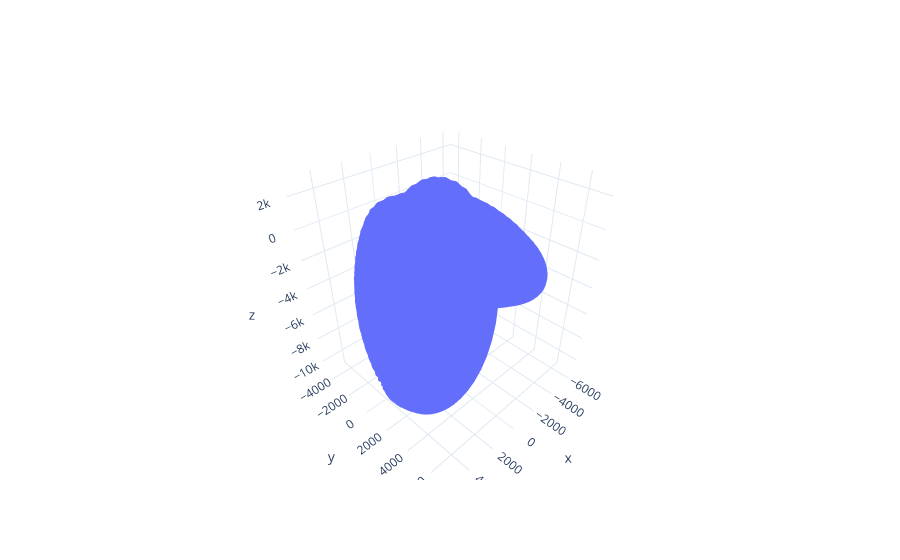

The notebook cell saved with this chart:
### Code cell
import plotly.graph_objects as go
import plotly.io as pio
pio.templates.default = "plotly_white"

n = 1
fig = go.Figure()
fig.add_trace(go.Scatter3d(x=rvs[::n, 0], y=rvs[::n, 1], z=rvs[::n, 2], mode='lines', name='Orbit'))
fig.update_layout(scene=dict(aspectmode='data'))
fig.show()

### Figure 1 — Plotly figure (JSON) as saved in the notebook; plotly's stock layout.template omitted (floating-point values rounded to 4 significant figures; data arrays with more than 128 entries replaced by an {"elided": "..."} marker saying what was removed)
{"data": [{"mode": "lines", "name": "Orbit", "type": "scatter3d", "x": {"elided": "28801 float values"}, "y": {"elided": "28801 float values"}, "z": {"elided": "28801 float values"}}], "layout": {"scene": {"aspectmode": "data"}}}
